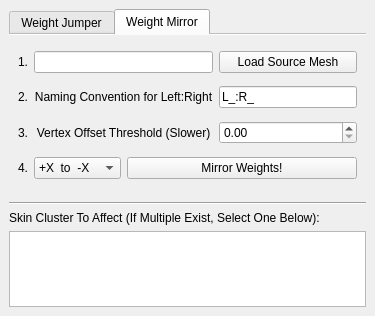
<?xml version="1.0" encoding="UTF-8"?>
<ui version="4.0">
 <class>WeightJumper</class>
 <widget class="QMainWindow" name="WeightJumper">
  <property name="geometry">
   <rect>
    <x>0</x>
    <y>0</y>
    <width>341</width>
    <height>316</height>
   </rect>
  </property>
  <property name="windowTitle">
   <string>CMiller Weight Tools</string>
  </property>
  <property name="documentMode">
   <bool>false</bool>
  </property>
  <property name="unifiedTitleAndToolBarOnMac">
   <bool>false</bool>
  </property>
  <widget class="QWidget" name="centralwidget">
   <layout class="QGridLayout" name="gridLayout_3">
    <item row="2" column="0">
     <widget class="QLabel" name="label_2">
      <property name="text">
       <string>Skin Cluster To Affect (If Multiple Exist, Select One Below):</string>
      </property>
     </widget>
    </item>
    <item row="3" column="0">
     <widget class="QListWidget" name="skinCluster_listWidget">
      <property name="toolTip">
       <string>The selected skinCluster node is the one that will be affected by the above functions.</string>
      </property>
     </widget>
    </item>
    <item row="1" column="0">
     <widget class="Line" name="line">
      <property name="orientation">
       <enum>Qt::Horizontal</enum>
      </property>
     </widget>
    </item>
    <item row="0" column="0">
     <widget class="QTabWidget" name="tabWidget">
      <property name="tabShape">
       <enum>QTabWidget::Rounded</enum>
      </property>
      <property name="currentIndex">
       <number>1</number>
      </property>
      <property name="elideMode">
       <enum>Qt::ElideNone</enum>
      </property>
      <property name="usesScrollButtons">
       <bool>false</bool>
      </property>
      <property name="documentMode">
       <bool>true</bool>
      </property>
      <widget class="QWidget" name="tab1">
       <attribute name="title">
        <string>Weight Jumper</string>
       </attribute>
       <layout class="QGridLayout" name="gridLayout">
        <item row="0" column="0">
         <widget class="QLabel" name="label_15">
          <property name="text">
           <string>Percentage to Transfer</string>
          </property>
          <property name="alignment">
           <set>Qt::AlignCenter</set>
          </property>
         </widget>
        </item>
        <item row="0" column="1" colspan="2">
         <widget class="QDoubleSpinBox" name="percentage_SpinBox">
          <property name="maximum">
           <double>100.000000000000000</double>
          </property>
          <property name="singleStep">
           <double>1.000000000000000</double>
          </property>
          <property name="value">
           <double>100.000000000000000</double>
          </property>
         </widget>
        </item>
        <item row="0" column="3" colspan="2">
         <widget class="QCheckBox" name="selVerts_checkBox">
          <property name="text">
           <string>Selected Verts Only?</string>
          </property>
         </widget>
        </item>
        <item row="1" column="0" colspan="2">
         <widget class="QLineEdit" name="sourceJoint_lineEdit">
          <property name="enabled">
           <bool>true</bool>
          </property>
          <property name="mouseTracking">
           <bool>false</bool>
          </property>
          <property name="focusPolicy">
           <enum>Qt::StrongFocus</enum>
          </property>
         </widget>
        </item>
        <item row="1" column="2" colspan="2">
         <widget class="QPushButton" name="loadSource_pushButton">
          <property name="text">
           <string>Source Joint</string>
          </property>
         </widget>
        </item>
        <item row="1" column="4" rowspan="2">
         <widget class="QPushButton" name="swap_pushButton">
          <property name="sizePolicy">
           <sizepolicy hsizetype="Fixed" vsizetype="Expanding">
            <horstretch>0</horstretch>
            <verstretch>0</verstretch>
           </sizepolicy>
          </property>
          <property name="maximumSize">
           <size>
            <width>40</width>
            <height>16777215</height>
           </size>
          </property>
          <property name="layoutDirection">
           <enum>Qt::LeftToRight</enum>
          </property>
          <property name="text">
           <string>&lt; S
   w
   a
&lt; p</string>
          </property>
         </widget>
        </item>
        <item row="2" column="0" colspan="2">
         <widget class="QLineEdit" name="destJoint_lineEdit">
          <property name="enabled">
           <bool>true</bool>
          </property>
          <property name="mouseTracking">
           <bool>false</bool>
          </property>
          <property name="focusPolicy">
           <enum>Qt::StrongFocus</enum>
          </property>
         </widget>
        </item>
        <item row="2" column="2" colspan="2">
         <widget class="QPushButton" name="loadDest_pushButton">
          <property name="text">
           <string>Dest Joint</string>
          </property>
         </widget>
        </item>
        <item row="3" column="0" colspan="5">
         <widget class="QPushButton" name="transferWeights_pushButton">
          <property name="sizePolicy">
           <sizepolicy hsizetype="Minimum" vsizetype="Fixed">
            <horstretch>0</horstretch>
            <verstretch>0</verstretch>
           </sizepolicy>
          </property>
          <property name="minimumSize">
           <size>
            <width>0</width>
            <height>40</height>
           </size>
          </property>
          <property name="text">
           <string>Transfer Weights!</string>
          </property>
         </widget>
        </item>
       </layout>
      </widget>
      <widget class="QWidget" name="tab2">
       <attribute name="title">
        <string>Weight Mirror</string>
       </attribute>
       <layout class="QGridLayout" name="gridLayout_2">
        <item row="0" column="0">
         <widget class="QLabel" name="label_9">
          <property name="text">
           <string>1.</string>
          </property>
         </widget>
        </item>
        <item row="0" column="1" colspan="2">
         <widget class="QLineEdit" name="sourceMesh_lineEdit">
          <property name="enabled">
           <bool>true</bool>
          </property>
          <property name="mouseTracking">
           <bool>false</bool>
          </property>
          <property name="focusPolicy">
           <enum>Qt::StrongFocus</enum>
          </property>
          <property name="toolTip">
           <string>Type the name or use the button to load the selected mesh as the source. Available skinClusters will appear below.</string>
          </property>
         </widget>
        </item>
        <item row="0" column="3">
         <widget class="QPushButton" name="loadSourceMesh_pushButton">
          <property name="toolTip">
           <string>Type the name or use the button to load the selected mesh as the source. Available skinClusters will appear below.</string>
          </property>
          <property name="text">
           <string>Load Source Mesh</string>
          </property>
         </widget>
        </item>
        <item row="1" column="0">
         <widget class="QLabel" name="label_11">
          <property name="text">
           <string>2.</string>
          </property>
         </widget>
        </item>
        <item row="1" column="1" colspan="2">
         <widget class="QLabel" name="label_10">
          <property name="toolTip">
           <string>Enter the identifier for each side, separated by a colon. Common examples are L_:R_, _l:_r, etc</string>
          </property>
          <property name="text">
           <string>Naming Convention for Left:Right</string>
          </property>
          <property name="alignment">
           <set>Qt::AlignCenter</set>
          </property>
         </widget>
        </item>
        <item row="1" column="3">
         <widget class="QLineEdit" name="naming_lineEdit">
          <property name="enabled">
           <bool>true</bool>
          </property>
          <property name="mouseTracking">
           <bool>false</bool>
          </property>
          <property name="focusPolicy">
           <enum>Qt::StrongFocus</enum>
          </property>
          <property name="toolTip">
           <string>Enter the identifier for each side, separated by a colon. Common examples are L_:R_, _l:_r, etc</string>
          </property>
          <property name="statusTip">
           <string/>
          </property>
          <property name="whatsThis">
           <string/>
          </property>
          <property name="text">
           <string>L_:R_</string>
          </property>
         </widget>
        </item>
        <item row="2" column="0">
         <widget class="QLabel" name="label_14">
          <property name="text">
           <string>3.</string>
          </property>
         </widget>
        </item>
        <item row="2" column="1" colspan="2">
         <widget class="QLabel" name="label_13">
          <property name="toolTip">
           <string>If your mesh is slightly asymmetrical, you can increase this value to have source verts &quot;search&quot; around the mirrored location. Keep in mind this will cause the matching process to take longer.</string>
          </property>
          <property name="text">
           <string>Vertex Offset Threshold (Slower)</string>
          </property>
          <property name="alignment">
           <set>Qt::AlignCenter</set>
          </property>
         </widget>
        </item>
        <item row="2" column="3">
         <widget class="QDoubleSpinBox" name="tolerance_doubleSpinBox">
          <property name="toolTip">
           <string>If your mesh is slightly asymmetrical, you can increase this value to have source verts &quot;search&quot; around the mirrored location. Keep in mind this will cause the matching process to take longer.</string>
          </property>
          <property name="singleStep">
           <double>0.010000000000000</double>
          </property>
         </widget>
        </item>
        <item row="3" column="0">
         <widget class="QLabel" name="label_12">
          <property name="text">
           <string>4.</string>
          </property>
         </widget>
        </item>
        <item row="3" column="1">
         <widget class="QComboBox" name="mirrorWeightsDir_comboBox">
          <property name="toolTip">
           <string>Direction to mirror in. Currently only the X axis is supported.</string>
          </property>
          <item>
           <property name="text">
            <string>+X  to  -X</string>
           </property>
          </item>
          <item>
           <property name="text">
            <string>-X  to  +X</string>
           </property>
          </item>
         </widget>
        </item>
        <item row="3" column="2" colspan="2">
         <widget class="QPushButton" name="mirrorWeights_pushButton">
          <property name="toolTip">
           <string>Mirrors the weights using the selected options. **Undo is not currently supported.**</string>
          </property>
          <property name="text">
           <string>Mirror Weights!</string>
          </property>
         </widget>
        </item>
       </layout>
      </widget>
     </widget>
    </item>
   </layout>
  </widget>
 </widget>
 <resources/>
 <connections/>
</ui>
